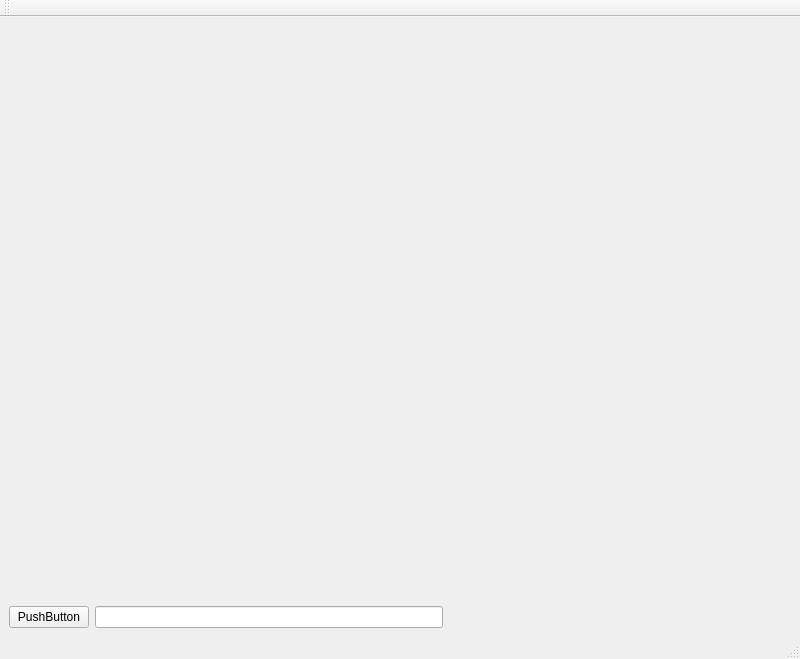
<?xml version="1.0" encoding="UTF-8"?>
<ui version="4.0">
 <class>MainWindow</class>
 <widget class="QMainWindow" name="MainWindow">
  <property name="geometry">
   <rect>
    <x>0</x>
    <y>0</y>
    <width>800</width>
    <height>659</height>
   </rect>
  </property>
  <property name="windowTitle">
   <string>MainWindow</string>
  </property>
  <widget class="QWidget" name="centralwidget">
   <layout class="QVBoxLayout" name="verticalLayout">
    <item>
     <layout class="QHBoxLayout" name="horizontalLayout_2">
      <item>
       <widget class="QWidget" name="widgetVTK" native="true">
        <property name="sizePolicy">
         <sizepolicy hsizetype="Preferred" vsizetype="Expanding">
          <horstretch>0</horstretch>
          <verstretch>0</verstretch>
         </sizepolicy>
        </property>
        <widget class="UiWidgetValuesCone" name="widgetcone" native="true">
         <property name="geometry">
          <rect>
           <x>10</x>
           <y>200</y>
           <width>151</width>
           <height>221</height>
          </rect>
         </property>
        </widget>
        <widget class="UiWidgetValuesSphere" name="widgetsphere" native="true">
         <property name="geometry">
          <rect>
           <x>10</x>
           <y>10</y>
           <width>151</width>
           <height>161</height>
          </rect>
         </property>
        </widget>
        <widget class="WidgetVTK" name="widgetvtk" native="true">
         <property name="geometry">
          <rect>
           <x>179</x>
           <y>20</y>
           <width>581</width>
           <height>511</height>
          </rect>
         </property>
        </widget>
       </widget>
      </item>
     </layout>
    </item>
    <item>
     <layout class="QHBoxLayout" name="horizontalLayout">
      <item>
       <widget class="QPushButton" name="pushButton">
        <property name="text">
         <string>PushButton</string>
        </property>
       </widget>
      </item>
      <item>
       <widget class="QLineEdit" name="lineEdit"/>
      </item>
      <item>
       <spacer name="horizontalSpacer">
        <property name="orientation">
         <enum>Qt::Horizontal</enum>
        </property>
        <property name="sizeHint" stdset="0">
         <size>
          <width>40</width>
          <height>20</height>
         </size>
        </property>
       </spacer>
      </item>
     </layout>
    </item>
   </layout>
  </widget>
  <widget class="QMenuBar" name="menubar">
   <property name="geometry">
    <rect>
     <x>0</x>
     <y>0</y>
     <width>800</width>
     <height>22</height>
    </rect>
   </property>
  </widget>
  <widget class="QStatusBar" name="statusbar"/>
  <widget class="QToolBar" name="toolBar">
   <property name="windowTitle">
    <string>toolBar</string>
   </property>
   <attribute name="toolBarArea">
    <enum>TopToolBarArea</enum>
   </attribute>
   <attribute name="toolBarBreak">
    <bool>false</bool>
   </attribute>
  </widget>
 </widget>
 <customwidgets>
  <customwidget>
   <class>WidgetVTK</class>
   <extends>QWidget</extends>
   <header>WidgetVTK</header>
   <container>1</container>
  </customwidget>
  <customwidget>
   <class>UiWidgetValuesSphere</class>
   <extends>QWidget</extends>
   <header>WidgetValuesSphere.h</header>
   <container>1</container>
  </customwidget>
  <customwidget>
   <class>UiWidgetValuesCone</class>
   <extends>QWidget</extends>
   <header>WidgetValuesCone.h</header>
   <container>1</container>
  </customwidget>
 </customwidgets>
 <resources/>
 <connections/>
</ui>
